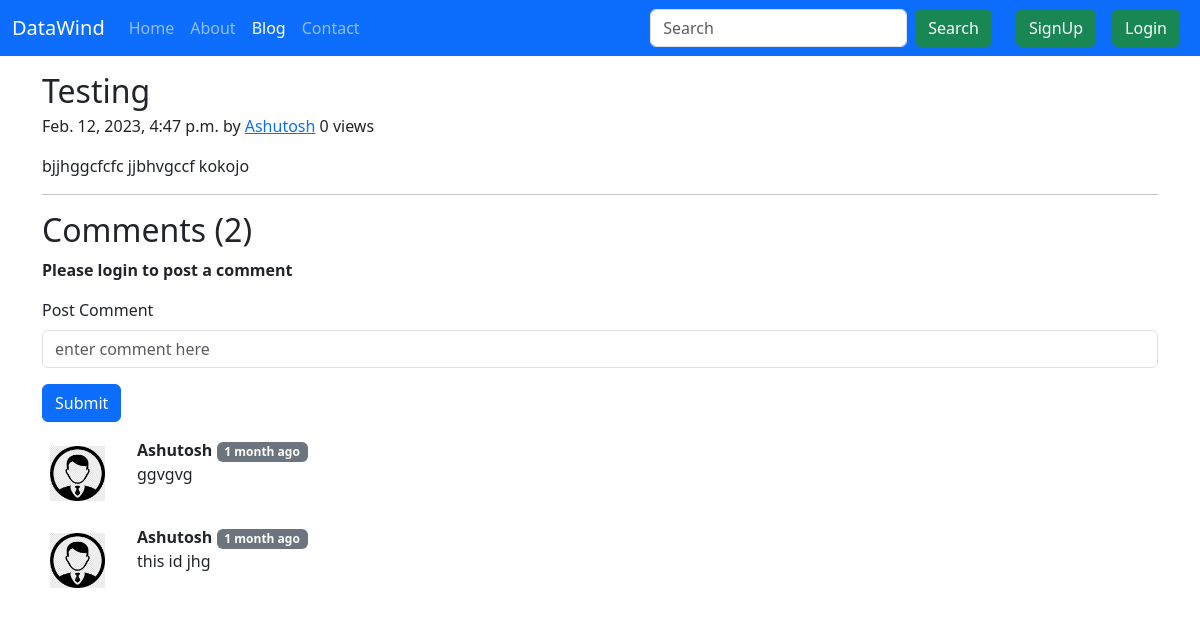
/blog/first-post, run on the app's committed database.
### blog/models.py (models this page shows, shortened)
class Post(models.Model):
    sno= models.AutoField(primary_key=True)
    title= models.CharField(max_length=255)
    content= models.TextField()
    author= models.CharField(max_length=13)
    slug= models.CharField(max_length=130)
    views=models.IntegerField(default=0)
    timeStamp= models.DateTimeField(blank=True)

class BlogComment(models.Model):
    sno = models.AutoField(primary_key=True)
    comment = models.TextField()
    user = models.ForeignKey(User, on_delete=models.CASCADE)
    post = models.ForeignKey(Post, on_delete=models.CASCADE)
    parent = models.ForeignKey('self', on_delete=models.CASCADE, null=True)
    timestamp = models.DateTimeField(default=now)

### blog/views.py (the view)
# urls.py: path('<str:slug>', views.blogpost,name='blogpost'),
def blogpost(request, slug):
    post = Post.objects.filter(slug=slug).first()
    comments= BlogComment.objects.filter(post=post)
    context= {'post':post, 'comments': comments, 'user': request.user}
    return render(request, 'blog/blogpost.html',context)

### templates/blog/blogpost.html (shortened to what this page needs)
{% extends 'base.html' %}
{% block blogactive %}active{% endblock blogactive %}
{% block body %}
{% load humanize %}
<article class="container my-3">
    <h2 class="blog-post-title mb-1">{{post.title}}</h2>
    <p class="blog-post-meta">{{post.timeStamp}} by <a href="/about">{{post.author}}</a> <span>{{post.views}} views</span></p>
    <p>{{post.content|safe}}</p>
        <hr>
</article>
<div class=container>
<h2>Comments ({{comments.count}})</h2>
<div class='my-2'>
    {% if user.is_authenticated %}
    <form action='/blog/postComment' method='post'>
    {% else %}
    <p><b>Please login to post a comment</b></p>
    {% endif %}
    <div class="mb-3">
      <label for="exampleInputEmail1" class="form-label">Post Comment</label>
      <input type='text' class="form-control" name="comment" placeholder="enter comment here">
    </div>
    <button type="submit" class="btn btn-primary">Submit</button>
</div>
  {% for comment in comments %}
  <div class="row my-3">
    <div class="col-md-1">
        <img class="rounded mx-auto d-block w-100 p-2" src="/static/img/user.png" alt="user">
    </div>
    <div class="col-md-11">
        <b>{{comment.user.username}}</b> <span class="badge text-bg-secondary">{{comment.timestamp| naturaltime}}</span>
        <div>
        {{comment.comment}}
        </div>
    </div>
    </div>
  {% endfor %}
</div>
{% endblock body %}

### templates/base.html (shortened to what this page needs)
<!doctype html>
<html lang="en">
  <head>
    <link href="https://cdn.jsdelivr.net/npm/bootstrap@5.3.0-alpha1/dist/css/bootstrap.min.css" rel="stylesheet">
  </head>
  <body>
    <nav class="navbar navbar-expand-lg navbar-dark bg-primary">
        <div class="container-fluid">
          <a class="navbar-brand" href="/">DataWind</a>
          <div class="collapse navbar-collapse" id="navbarSupportedContent">
            <ul class="navbar-nav me-auto mb-2 mb-lg-0">
              <li class="nav-item">
                <a class="nav-link {% block homeactive %}{% endblock homeactive %}" aria-current="page" href="/">Home</a>
              </li>
              <li class="nav-item">
                <a class="nav-link {% block aboutactive %}{% endblock aboutactive %} " href="/about">About</a>
              </li>
              <li class="nav-item">
                <a class="nav-link {% block blogactive %}{% endblock blogactive %}" href="/blog">Blog</a>
              </li>
              <li class="nav-item ">
                <a class="nav-link {% block contactactive  %}{% endblock contactactive  %}" href="/contact">Contact</a>
              </li>
            </ul>
            <form method="get" action="/search" class="d-flex mx-3" role="search">
              <input class="form-control me-2" type="search" placeholder="Search" aria-label="Search" name="query" id="query">
              <button class="btn btn-success" type="submit">Search</button>
            </form>
{% if user.is_authenticated %}
<ul class="navbar-nav ml-auto">
  <li class="nav-item dropdown">
    <a class="nav-link dropdown-toggle" href="#" role="button" data-bs-toggle="dropdown" aria-expanded="false">
      Welcome {{request.user}}
    </a>
    <ul class="dropdown-menu">
      <li><a class="dropdown-item" href="/logout">Logout</a></li>
    </ul>
  </li>
</ul>
{% else %}
<button type="button" class="btn btn-success mx-2" data-bs-toggle="modal" data-bs-target="#signupModal">
  SignUp
  </button>
<button type="button" class="btn btn-success mx-2" data-bs-toggle="modal" data-bs-target="#loginModal">
  Login
</button>
{% endif %}
          </div>
        </div>
      </nav>
      {% block body %}
      {% endblock body %}
</body>
</html>

### data on the page
Post: title "Testing", timeStamp "Feb. 12, 2023, 4:47 p.m.", author "Ashutosh", views "0", content "bjjhggcfcfc jjbhvgccf kokojo"
BlogComment: user.username "Ashutosh", timestamp "1 month ago", comment "ggvgvg"
BlogComment: user.username "Ashutosh", timestamp "1 month ago", comment "this id jhg"

### other printed values
{{ comments.count }} "2"
